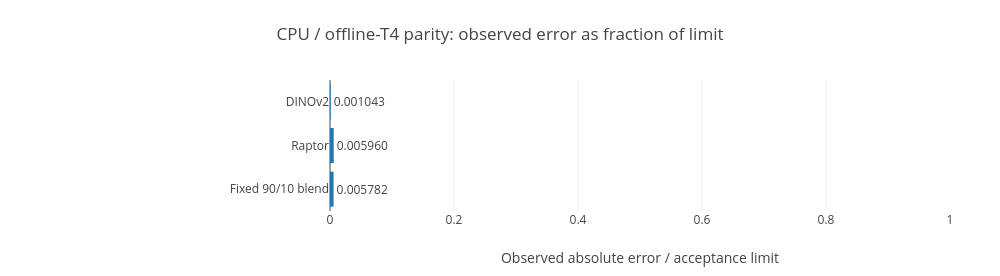

Notebook source saved alongside this figure:
### Markdown cell above
## 2. Deployment parity is an engineering result

Stage 31 required both actual checkpoints, a hermetic CPU shadow, and an offline Tesla T4 preview. The normalized error-to-tolerance ratios below are far below 1.0. This proves implementation fidelity; it does **not** prove higher AUC.

### Code cell
P=D['deployment']
labels=['DINOv2','Raptor','Fixed 90/10 blend']
keys=['dino','raptor','blend']
ratios=[parity_ratio(P['cpu_gpu_max_abs_diff'][k],P['parity_tolerances'][k]) for k in keys]
print('T4 visible-preview seconds:',P['t4_preview_seconds'])
for lab,k,r in zip(labels,keys,ratios): print(lab,'max_abs_diff=',P['cpu_gpu_max_abs_diff'][k],'fraction_of_limit=',f'{r:.6f}')

### Figure 1 — Plotly figure (JSON) as saved in the notebook; plotly's stock layout.template omitted (floating-point values rounded to 4 significant figures)
{"data": [{"type": "bar", "orientation": "h", "y": ["DINOv2", "Raptor", "Fixed 90/10 blend"], "x": [0.001043, 0.00596, 0.005782], "text": ["0.001043", "0.005960", "0.005782"], "textposition": "auto"}], "layout": {"title": {"text": "CPU / offline-T4 parity: observed error as fraction of limit"}, "width": 1000, "height": 276, "margin": {"l": 330, "r": 50, "t": 80, "b": 65}, "xaxis": {"title": {"text": "Observed absolute error / acceptance limit"}, "range": [0, 1]}, "yaxis": {"autorange": "reversed"}, "showlegend": false}}
